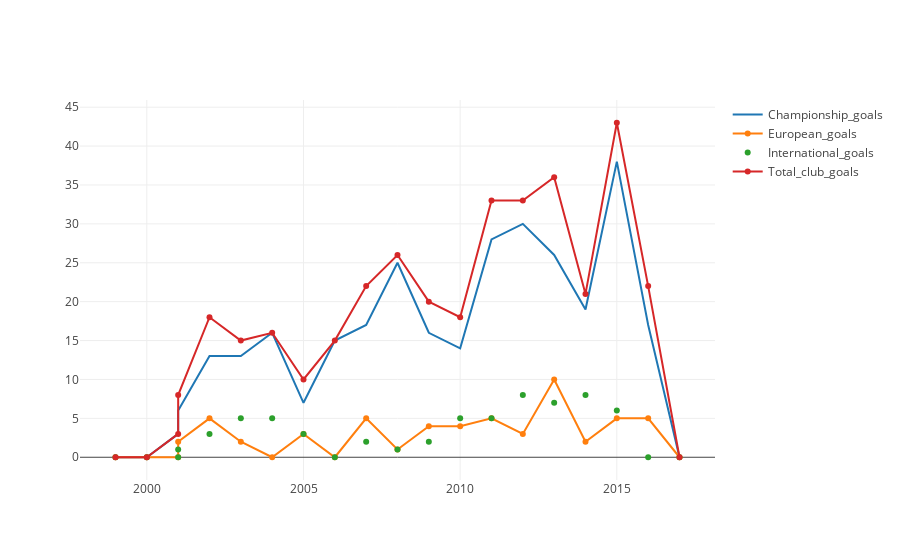

Source (notebook cell):
### Code cell
#fig = plt.figure(figsize=(30, 10))

#plt.plot(Zlatan['Season'], Zlatan['Championship_goals'], color='green', label='Championship_goals')
#plt.plot(Zlatan['Season'], Zlatan['European_goals'], color='red', label='European_goals')
#plt.plot(Zlatan['Season'], Zlatan['International_goals'], color='orange', label='International_goals')
#plt.plot(Zlatan['Season'], Zlatan['Total_club_goals'], color='black', label='Total_club_goals')

trace0 = go.Scatter(
    x = Zlatan['Year'],
    y = Zlatan['Championship_goals'],
    mode = 'lines',
    name = 'Championship_goals'
)
trace1 = go.Scatter(
    x = Zlatan['Year'],
    y = Zlatan['European_goals'],
    mode = 'lines+markers',
    name = 'European_goals'
)
trace2 = go.Scatter(
    x = Zlatan['Year'],
    y = Zlatan['International_goals'],
    mode = 'markers',
    name = 'International_goals'
)
trace3 = go.Scatter(
    x = Zlatan['Year'],
    y = Zlatan['Total_club_goals'],
    mode = 'lines+markers',
    name = 'Total_club_goals'
)
data = [trace0, trace1, trace2, trace3]

layout = go.Layout(
    xaxis=dict(
    )
)
fig = go.Figure(data=data, layout=layout)

#go.Layout(xaxis = list(autorange = "reversed"))

iplot(data)

### Figure 1 — Plotly figure (JSON) as saved in the notebook; plotly's stock layout.template omitted (floating-point values rounded to 4 significant figures)
{"data": [{"mode": "lines", "name": "Championship_goals", "type": "scatter", "x": [2017, 2016, 2015, 2014, 2013, 2012, 2011, 2010, 2009, 2008, 2007, 2006, 2005, 2004, 2003, 2002, 2001, 2001, 2000, 1999], "y": [0, 17, 38, 19, 26, 30, 28, 14, 16, 25, 17, 15, 7, 16, 13, 13, 6, 3, 0, 0]}, {"mode": "lines+markers", "name": "European_goals", "type": "scatter", "x": [2017, 2016, 2015, 2014, 2013, 2012, 2011, 2010, 2009, 2008, 2007, 2006, 2005, 2004, 2003, 2002, 2001, 2001, 2000, 1999], "y": [0, 5, 5, 2, 10, 3, 5, 4, 4, 1, 5, 0, 3, 0, 2, 5, 2, 0, 0, 0]}, {"mode": "markers", "name": "International_goals", "type": "scatter", "x": [2017, 2016, 2015, 2014, 2013, 2012, 2011, 2010, 2009, 2008, 2007, 2006, 2005, 2004, 2003, 2002, 2001, 2001, 2000, 1999], "y": [0, 0, 6, 8, 7, 8, 5, 5, 2, 1, 2, 0, 3, 5, 5, 3, 1, 0, 0, 0]}, {"mode": "lines+markers", "name": "Total_club_goals", "type": "scatter", "x": [2017, 2016, 2015, 2014, 2013, 2012, 2011, 2010, 2009, 2008, 2007, 2006, 2005, 2004, 2003, 2002, 2001, 2001, 2000, 1999], "y": [0, 22, 43, 21, 36, 33, 33, 18, 20, 26, 22, 15, 10, 16, 15, 18, 8, 3, 0, 0]}], "layout": {}}
